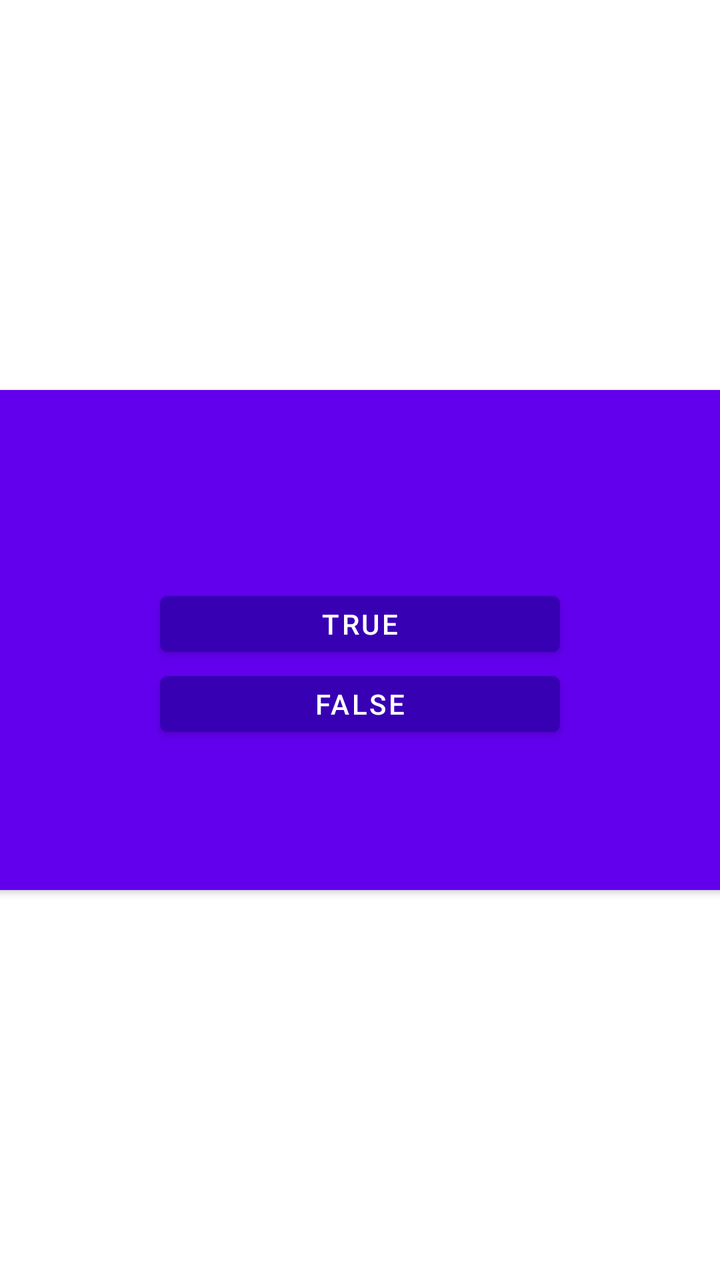
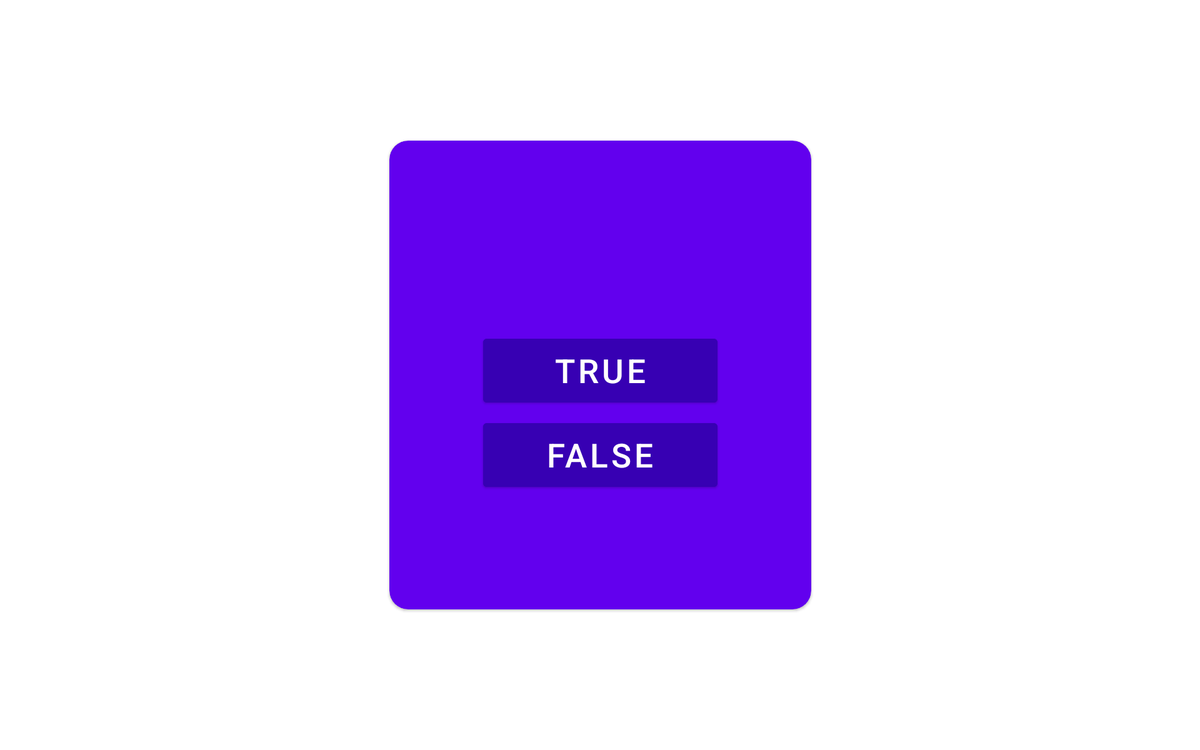

Two renders of one Android screen. The first uses the default layout on a phone; the second uses the alternative layout the repository ships for a different screen configuration, on a matching device. The two XML files are below.
<!-- AndroidManifest.xml: application theme Theme.MyApplication -->
<!-- res/layout/t_fragment_question_bool.xml -->
<?xml version="1.0" encoding="utf-8"?>
<LinearLayout xmlns:android="http://schemas.android.com/apk/res/android"
    xmlns:card_view="http://schemas.android.com/apk/res-auto"
    xmlns:tools="http://schemas.android.com/tools"
    android:layout_width="match_parent"
    android:layout_height="match_parent"
    android:gravity="center"
    tools:context=".trivia.quiz.TriviaQuestionItemFragment">

    <androidx.cardview.widget.CardView
        android:layout_width="400dp"
        android:layout_height="250dp"
        android:layout_gravity="center"
        card_view:cardBackgroundColor="@color/purple_500"
        card_view:cardCornerRadius="10dp">

        <LinearLayout
            android:layout_width="match_parent"
            android:layout_height="match_parent"
            android:orientation="vertical">

            <TextView
                android:id="@+id/t_quiz_question"
                android:layout_width="match_parent"
                android:layout_height="wrap_content"
                android:layout_margin="10dp"
                android:textSize="20sp"
                android:layout_marginBottom="20dp"
                android:text=""
                android:textColor="@color/white" />

            <LinearLayout
                android:layout_width="match_parent"
                android:layout_height="wrap_content"
                android:gravity="center"
                android:layout_marginVertical="50dp"
                android:orientation="vertical">

                <Button
                    android:id="@+id/t_quiz_answer_true"
                    android:layout_width="200dp"
                    android:layout_height="40dp"
                    android:backgroundTint="@color/purple_700"
                    android:text="True"
                    android:textAlignment="center"
                    android:textColor="@color/white" />

                <Button
                    android:id="@+id/t_quiz_answer_false"
                    android:layout_width="200dp"
                    android:layout_height="40dp"
                    android:backgroundTint="@color/purple_700"
                    android:text="False"
                    android:textColor="@color/white" />
            </LinearLayout>
        </LinearLayout>
    </androidx.cardview.widget.CardView>

</LinearLayout>
<!-- resources referenced by this layout -->
<resources>
  <color name="purple_500">#FF6200EE</color>
  <color name="purple_700">#FF3700B3</color>
  <color name="white">#FFFFFFFF</color>
  <style name="Theme.MyApplication" parent="Theme.MaterialComponents.DayNight.DarkActionBar">
          
          <item name="colorPrimary">@color/purple_500</item>
          <item name="colorPrimaryVariant">@color/black</item>
          <item name="colorOnPrimary">@color/white</item>
          
          <item name="colorSecondary">@color/teal_200</item>
          <item name="colorSecondaryVariant">@color/teal_700</item>
          <item name="colorOnSecondary">@color/black</item>
          
          <item name="android:statusBarColor" tools:targetApi="l">?attr/colorPrimaryVariant</item>
  
          
          <item name="windowActionBar">true</item>
          <item name="windowNoTitle">true</item>
          
      </style>
  <color name="black">#FF000000</color>
  <color name="teal_200">#FF03DAC5</color>
  <color name="teal_700">#FF018786</color>
</resources>
<!-- res/layout-sw720dp/t_fragment_question_bool.xml (the repository's variant of the layout above) -->
<!-- drawn on a large tablet held sideways -->
<?xml version="1.0" encoding="utf-8"?>
<androidx.constraintlayout.widget.ConstraintLayout xmlns:android="http://schemas.android.com/apk/res/android"
    xmlns:card_view="http://schemas.android.com/apk/res-auto"
    xmlns:tools="http://schemas.android.com/tools"
    android:layout_width="match_parent"
    android:layout_height="match_parent"
    android:gravity="center"
    tools:context=".trivia.quiz.TriviaQuestionItemFragment">

    <androidx.cardview.widget.CardView
        card_view:layout_constraintTop_toTopOf="parent"
        card_view:layout_constraintBottom_toBottomOf="parent"
        card_view:layout_constraintStart_toStartOf="parent"
        card_view:layout_constraintEnd_toEndOf="parent"
        android:layout_width="450dp"
        android:minHeight="250dp"
        android:layout_height="500dp"
        card_view:cardBackgroundColor="@color/purple_500"
        card_view:cardCornerRadius="20dp">

        <androidx.constraintlayout.widget.ConstraintLayout
            android:layout_width="match_parent"
            android:layout_height="match_parent"
            android:orientation="vertical">

            <TextView
                card_view:layout_constraintTop_toTopOf="parent"
                card_view:layout_constraintStart_toStartOf="parent"
                card_view:layout_constraintEnd_toEndOf="parent"
                android:id="@+id/t_quiz_question"
                android:layout_width="match_parent"
                android:minHeight="50dp"
                android:layout_height="0dp"
                android:layout_marginTop="30dp"
                android:layout_marginHorizontal="50dp"
                android:textSize="25sp"
                android:text=""
                android:textColor="@color/white" />

            <LinearLayout
                card_view:layout_constraintTop_toBottomOf="@id/t_quiz_question"
                card_view:layout_constraintBottom_toBottomOf="parent"
                card_view:layout_constraintStart_toStartOf="parent"
                card_view:layout_constraintEnd_toEndOf="parent"
                android:layout_width="match_parent"
                android:layout_height="wrap_content"
                android:gravity="center"
                android:layout_marginVertical="50dp"
                android:orientation="vertical">

                <Button
                    android:id="@+id/t_quiz_answer_true"
                    android:layout_width="250dp"
                    android:layout_height="80dp"
                    android:textSize="35sp"
                    android:backgroundTint="@color/purple_700"
                    android:text="True"
                    android:textAlignment="center"
                    android:textColor="@color/white" />

                <Button
                    android:id="@+id/t_quiz_answer_false"
                    android:layout_marginTop="10dp"
                    android:textSize="35sp"
                    android:layout_width="250dp"
                    android:layout_height="80dp"
                    android:backgroundTint="@color/purple_700"
                    android:text="False"
                    android:textColor="@color/white" />
            </LinearLayout>
        </androidx.constraintlayout.widget.ConstraintLayout>
    </androidx.cardview.widget.CardView>

</androidx.constraintlayout.widget.ConstraintLayout>
